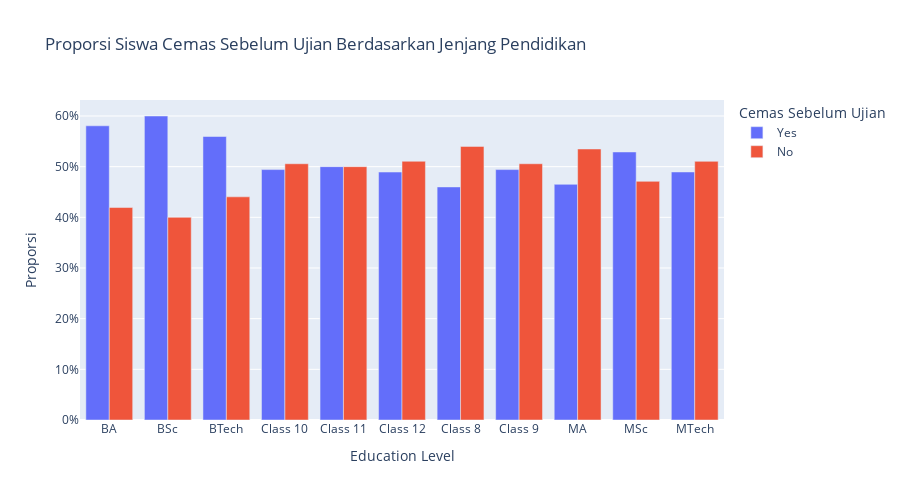

This figure's notebook cell:
### Markdown cell above
### Analisis Tingkat Kecemasan Siswa Sebelum Ujian Berdasarkan Jenjang Pendidikan

#### Visualisasi: Box Plot Kecemasan Siswa per Jenjang Pendidikan

---

#### Temuan Utama:

Berdasarkan **Box Plot** kecemasan siswa sebelum ujian yang dikelompokkan berdasarkan jenjang pendidikan, beberapa poin penting terlihat:

#### 📌 Jenjang Bachelor (S1)
- Mayoritas siswa pada jenjang **S1** menunjukkan **tingkat kecemasan yang paling tinggi** sebelum ujian.
- Rata-rata persentase siswa yang menyatakan _"Ya, cemas"_ berada di angka **58%**.
- Sebaran data lebih terkonsentrasi pada nilai-nilai tinggi.

#### 📌 Jenjang Kelas 8-12
- Siswa di jenjang ini menunjukkan **variasi tingkat kecemasan yang lebih seimbang**.
- Proporsi yang menjawab _"Ya, cemas"_ berkisar antara **46–50%**.
- Yang menjawab _"Tidak cemas"_ sedikit lebih tinggi, yaitu **51–54%**.
- Hal ini mengindikasikan adanya **keseimbangan antara siswa yang merasa cemas dan tidak cemas**.

#### 📌 Jenjang Magister (S2)
- Tingkat kecemasan pada jenjang **S2** terlihat lebih **bervariasi**.
- Kemungkinan besar dipengaruhi oleh faktor-faktor lain seperti **jurusan atau pengalaman individu**.

---

#### Implikasi:

- Data ini dengan jelas menunjukkan adanya **hubungan antara jenjang pendidikan dan tingkat kecemasan siswa** sebelum ujian.

- **Jenjang S1** menonjol sebagai kelompok dengan tingkat kecemasan tertinggi (**56–60%** menjawab "Ya, cemas").  
  Hal ini mungkin disebabkan oleh:
  - Tekanan akademik yang lebih intens.
  - Ketergantungan kuat pada hasil ujian untuk kelulusan atau karier.

- **Kelas 11** menunjukkan **keseimbangan antara kecemasan dan ketenangan**, menjadikannya titik fokus yang baik untuk intervensi jika diperlukan.

- **Kelas 8** memiliki tingkat kecemasan terendah, dengan **54% menyatakan "Tidak cemas"**.  
  Ini bisa jadi karena:
  - Mereka belum terlalu terbebani ekspektasi atau dampak besar dari hasil ujian.

- **Mahasiswa Magister (S2)** cenderung memiliki **strategi manajemen stres yang lebih baik**, sehingga tingkat kecemasan lebih tergantung pada faktor lain seperti dinamika jurusan.

---

> 📊 **Kesimpulan**: Visualisasi Box Plot mengungkap bahwa **semakin tinggi jenjang pendidikan, kecemasan cenderung meningkat**, dengan beberapa pengecualian berdasarkan pengalaman dan kondisi pribadi siswa.

### Code cell
# Menggunakan Plotly Express
fig_edu_anxious = px.bar(
    df.groupby('Education Level')['Anxious Before Exams'].value_counts(normalize=True).unstack().fillna(0).reset_index(),
    x='Education Level',
    y=['Yes', 'No'], # Jika 'Yes' dan 'No' adalah kolom setelah unstack
    title='Proporsi Siswa Cemas Sebelum Ujian Berdasarkan Jenjang Pendidikan',
    labels={'value': 'Proporsi', 'variable': 'Cemas Sebelum Ujian'},
    barmode='group',
    height=500
)
fig_edu_anxious.update_layout(yaxis_tickformat='.0%') # Format y-axis sebagai persentase
fig_edu_anxious.show()

### Figure 1 — Plotly figure (JSON) as saved in the notebook; plotly's stock layout.template omitted (floating-point values rounded to 4 significant figures)
{"data": [{"alignmentgroup": "True", "hovertemplate": "Cemas Sebelum Ujian=Yes<br>Education Level=%{x}<br>Proporsi=%{y}<extra></extra>", "legendgroup": "Yes", "marker": {"color": "#636efa", "pattern": {"shape": ""}}, "name": "Yes", "offsetgroup": "Yes", "orientation": "v", "showlegend": true, "textposition": "auto", "type": "bar", "x": ["BA", "BSc", "BTech", "Class 10", "Class 11", "Class 12", "Class 8", "Class 9", "MA", "MSc", "MTech"], "xaxis": "x", "y": [0.5806, 0.6, 0.5595, 0.4943, 0.5, 0.4894, 0.46, 0.4943, 0.4651, 0.529, 0.4895], "yaxis": "y"}, {"alignmentgroup": "True", "hovertemplate": "Cemas Sebelum Ujian=No<br>Education Level=%{x}<br>Proporsi=%{y}<extra></extra>", "legendgroup": "No", "marker": {"color": "#EF553B", "pattern": {"shape": ""}}, "name": "No", "offsetgroup": "No", "orientation": "v", "showlegend": true, "textposition": "auto", "type": "bar", "x": ["BA", "BSc", "BTech", "Class 10", "Class 11", "Class 12", "Class 8", "Class 9", "MA", "MSc", "MTech"], "xaxis": "x", "y": [0.4194, 0.4, 0.4405, 0.5057, 0.5, 0.5106, 0.54, 0.5057, 0.5349, 0.471, 0.5105], "yaxis": "y"}], "layout": {"barmode": "group", "height": 500, "legend": {"title": {"text": "Cemas Sebelum Ujian"}, "tracegroupgap": 0}, "title": {"text": "Proporsi Siswa Cemas Sebelum Ujian Berdasarkan Jenjang Pendidikan"}, "xaxis": {"anchor": "y", "domain": [0, 1], "title": {"text": "Education Level"}}, "yaxis": {"anchor": "x", "domain": [0, 1], "tickformat": ".0%", "title": {"text": "Proporsi"}}}}
